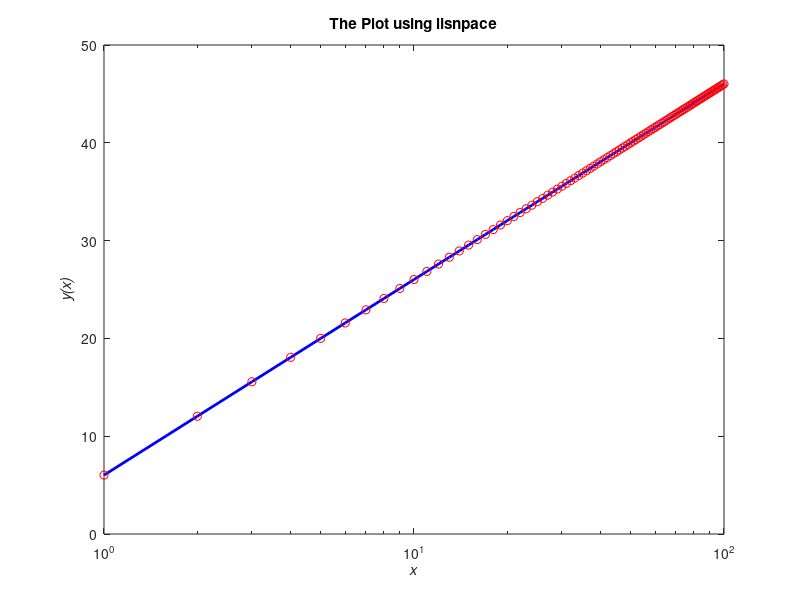

Write MATLAB code to recreate this figure.
%% Raymundo Alvarez
% March 29,2016
% Assignment #04
% Problem 3_12

% Create the linear space 

x = linspace(1, 100, 100);

y = 20*log10(2*x);

figure(1)

semilogx(x,y,'b-','LineWidth',2);

hold on;

semilogx (x,y,'ro');

hold off;

title('\bfThe Plot using lisnpace');

xlabel('\itx');

ylabel('\ity(x)');